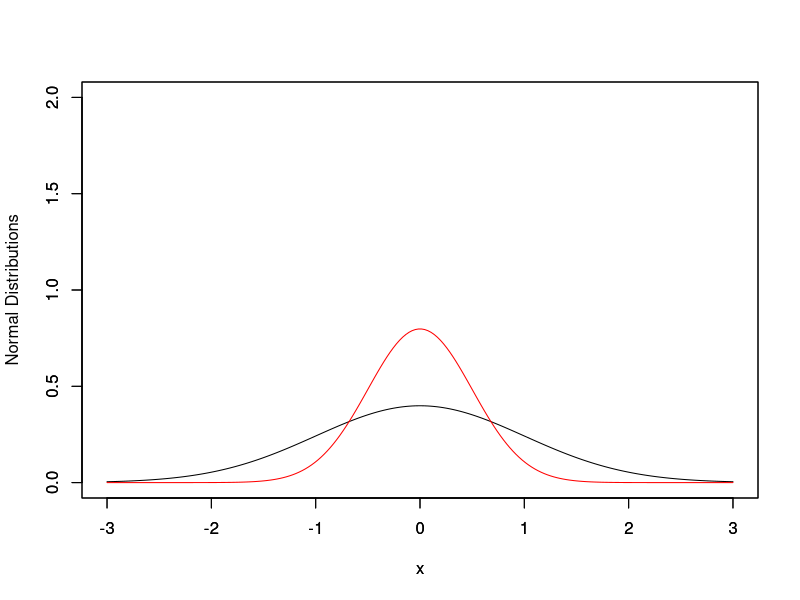
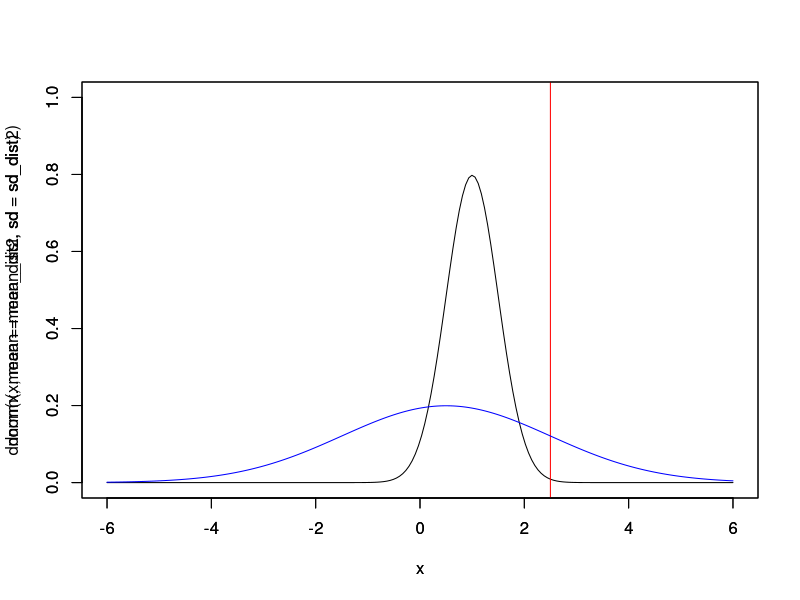
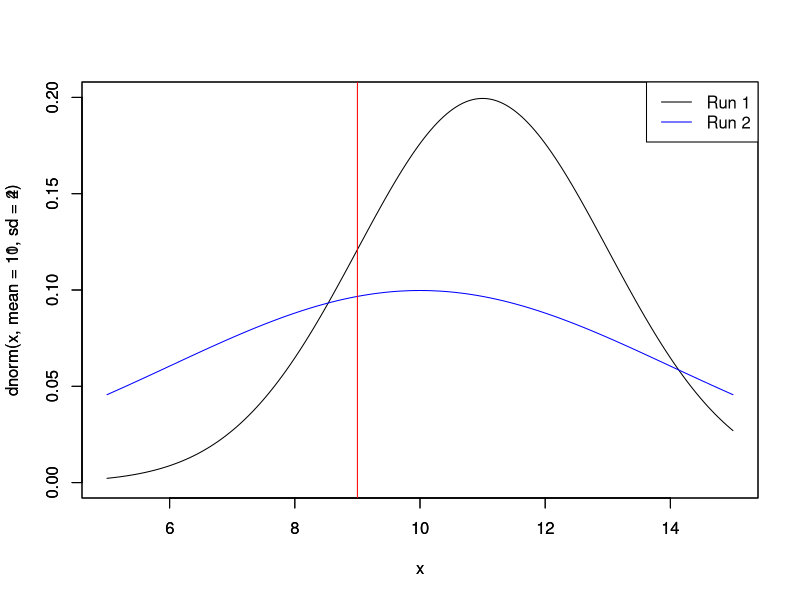

Recreate these plots in R, in order.

### PLOTTING NORMAL DISTRIBUTIONS ######

# Let's plot a few normal distributions using "dnorm"
x = seq(-3,3,length=200) # plotting normal dist. -3,3 SD
y1 = dnorm(x, mean=0, sd=1)
plot(x,y1, type='l', ylim=c(0,2), ylab='Normal Distributions')

# overplot a few other normal distributions
y2 = dnorm(x, mean=0, sd=0.5)
par(new=TRUE) # for overplotting
plot(x, y2, type='l', col='red', ylim=c(0,2), ylab="")

# Let's add to this by visualizing a Z-score and 
#  actually calculating it as well.  We'll go back to just one
#  normal distribution.

#  Z-scores: remember this is a measure of 
# how "far off" a score is from the mean

# so first, as is always a good example,
# lets plot!
x = seq(-6,6,length=200)
mean_dist = 1.0
sd_dist = 0.5
# note here: I'm calling the dnorm function directly in the "y" data position of this function
#  this is instead of doing "y = dnorm..."
# Its just us being fancy :)
plot(x,dnorm(x,mean=mean_dist,sd=sd_dist),ylim=c(0,1.0), type='l')

# lets say I want the Zscore for x=2.5 - i.e. given this normal distribution, 
#  if I measure pick out an observation that is at the value of 2.5, how off from 
#  the mean is it?
# First of course, lets plot!
abline(v=2.5,col="red")
# we can see already that its pretty far off from the mean here -> if we by eye
#  try to compare the area to the right of this line (the little tail) it is 
#  very small compared to the area to the left - so we expect our Z-score to be 
#  pretty big!

# Now let's actually calculate:
# recall: Zscore = (observation - mean)/SD
Zscore = (2.5 - mean_dist)/sd_dist
print(Zscore)
# this is saying our measurement of 2.5 is 3 times bigger than the standard deviation of 
#  our normal distribution.
#  So pretty gosh-darn big!

# Now, lets say I've got a 2nd distribution
# with mean = 0.5 and sd=2, 
#  is the Zscore at x=2.5 higher or lower than the first one?

# As always, lets start by plotting
mean_dist2 = 0.5
sd_dist2 = 2.0
par(new=TRUE) # overplot on our original axis
plot(x,dnorm(x,mean=mean_dist2,sd=sd_dist2),col="blue",ylim=c(0,1.0), type='l')

# By eye we can see that the red line falls
# at a higher y-value on the blue, 2nd distribution
# this tells us at x=2.5, we are closer to the mean on the 
# 2nd distribution so we expect a lower Zscore, but lets find out!
Zscore2 = (2.5-mean_dist2)/sd_dist2
print(Zscore2)
# indeed 1 < 3 - in our 2nd distribution, an observation of x=2.5 is only 1 SD from the mean

# Zscores allow us to in a sense "normalize" each normal 
# distribution to allow for comparisions between normal distributiosn with different means & SDs.
# For example, if these distributions were measuring a test
#  then a student that scored a 2.5 on both would have done 
#  better than the overall class distribution on the first test.

# So, lets take a moment to try another example:
# I am the manufacteror of rulers.  My rulers should be 10cm long, but I am having issues:
#  On Run #1 I get rulers with a mean of 11cm and an SD of 2.0cm.
#  On Run #2 I get rulers with a mean of 10 cm and an SD of 4.0 cm.

# Q1: Which is the better run of my manufacturing 
# equiptment?  Note: could be differing answers!
#   **THINK ON THIS FOR A BIT**

# Q2: in each run, pull out a ruler to see how off it is.
#  In both runs, I pull out a 9cm ruler - how unusual is it for me to pull 
#     out a ruler of this size?
# (i) Make a plot showing this & guess using the plot,
# (ii) Then, calculate with a Zscore and say for sure.
#  **TAKE A MOMENT - you don't have to do this, but think on how you might start**

# ANS:
# (i) Plot:
#  Run # 1: "mean of 11cm and an SD of 2.0cm"
x = seq(5,15,length=200)
plot(x,dnorm(x,mean=11,sd=2), type='l', ylim=c(0,0.2)) # further out for run #1
par(new=TRUE) # to overplot
#  Run # 2: "mean of 10 cm and an SD of 4.0 cm"
plot(x,dnorm(x,mean=10,sd=4),col="blue", type='l', ylim=c(0,0.2))
#  Our observation, a 9cm ruler:
abline(v=9.0,col="red")
# To remind us what is what:
legend("topright", c("Run 1", "Run 2"), col=c("black","blue"), lw=1)

# By eye, it looks like in run 1 (black) we are further from the mean (11cm), 
#  than for run 2 (blue).  So this means that it is more unusual to 
#   get this 9cm ruler in run 1 than run2

# But lets do the calculation to be sure
Z1 = (9.0-11)/2.0 # -1.0
Z2 = (9.0-10)/4.0 # -0.25
print(c("Run 1", "Run 2"))
print(c(Z1,Z2))
# Here -1.0 < -0.25 so run 1 is MORE SDs from the mean even though its negative!

#### BACK TO SLIDES FOR PERCENTILES #####



